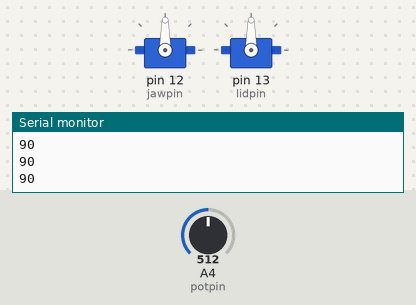
This sketch was run on a simulated Arduino Uno, built with avr-gcc and run on an emulated ATmega328P. On the bench: 2 × servo, the last lines printed to the serial monitor. The inputs (shaded band) are chosen by the test bench; at power-on: A4 (potpin) = 512.

Above: at 1.2 s.
1.3 s: A4 (potpin) set to 716
At 2.5 s:
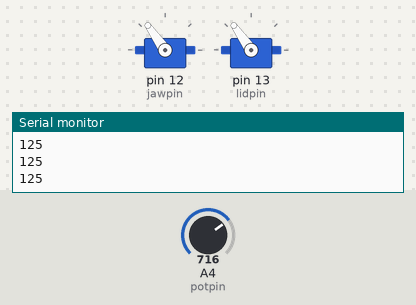
2.8 s: A4 (potpin) set to 900
At 3.9 s:
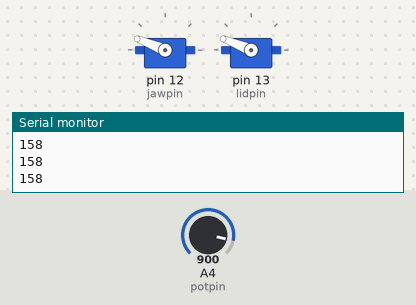
4.3 s: A4 (potpin) set to 1023
At 4.6 s:
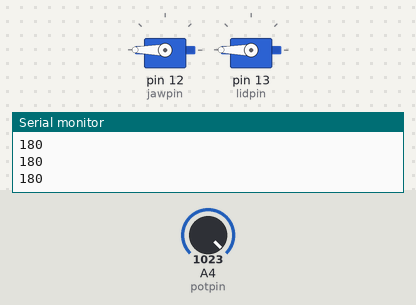
5.8 s: A4 (potpin) set to 306
At 7.0 s:
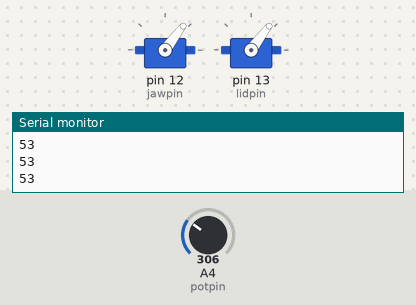
7.3 s: A4 (potpin) set to 122
At 8.5 s:
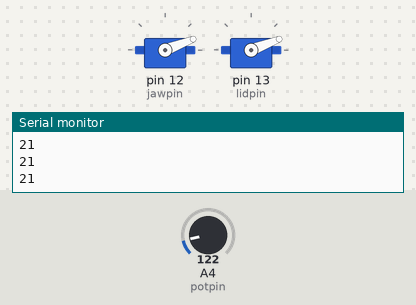
8.8 s: A4 (potpin) set to 0
At 9.6 s:
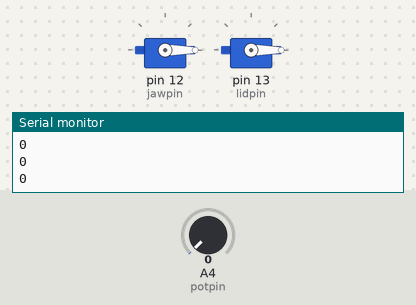
Timing chart, 0 to 11.3 s (numbered marks = the images above; inputs shaded):
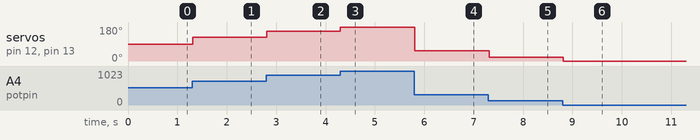

Measured:
- after the input at 1.3 s, servo on pin 12 (jawpin), servo on pin 13 (lidpin): 90° → 125° at once
- after the input at 2.8 s, servo on pin 12 (jawpin), servo on pin 13 (lidpin): 125° → 158° at once
- after the input at 4.3 s, servo on pin 12 (jawpin), servo on pin 13 (lidpin): 158° → 180° at once
- after the input at 5.8 s, servo on pin 12 (jawpin), servo on pin 13 (lidpin): 180° → 53° at once
- after the input at 7.3 s, servo on pin 12 (jawpin), servo on pin 13 (lidpin): 53° → 21° at once
- after the input at 8.8 s, servo on pin 12 (jawpin), servo on pin 13 (lidpin): 21° → 0° at once

The sketch:

Halloweenskull2015-servocalibration.ino
```cpp
/*
 Controlling a servo position using a potentiometer (variable resistor)
 by Michal Rinott <http://people.interaction-ivrea.it/m.rinott>

 modified on 8 Nov 2013
 by Scott Fitzgerald
 http://arduino.cc/en/Tutorial/Knob

  modified on 14 Oct 2015
  by Andrew Terranova
  -Added a Serial monitor to report on potentiometer value.

  Use a potentiometer with the center contact connected to analog A4, one contact to GND, and one contact to 5V.
  Set the potentiomter at about mid-sweep through its range before powering on the Arduino.
  Connect and test the servos one at a time: the jaw servo to pin 12 and the lid servo to pin 13.
*/

#include <Servo.h>

Servo jawservo;  // create servo object to control a servo
Servo lidservo;  // create servo object to control a servo

int potpin = 4;  // analog pin used to connect the potentiometer
int val;    // variable to read the value from the analog pin
int jawpin = 12; // define the pin for the jaw servo
int lidpin = 13;  // defines the pin for the lid servo

void setup()
{
  Serial.begin(9600);
  Serial.println("Monitor");

  jawservo.attach(jawpin);  // attach the servo on pin 12 for the jaw servo
  lidservo.attach(lidpin);  // attach the servo on pin 12 for the jaw servo
}

void loop()
{
  val = analogRead(potpin);            // reads the value of the potentiometer (value between 0 and 1023)
  val = map(val, 0, 1023, 0, 180);     // scale it to use it with the servo (value between 0 and 180)
  Serial.println(val);
  jawservo.write(val);                  // sets the servo position according to the scaled value
  lidservo.write(val);                  // sets the servo position according to the scaled value
  delay(15);                           // waits for the servo to get there
}
```
